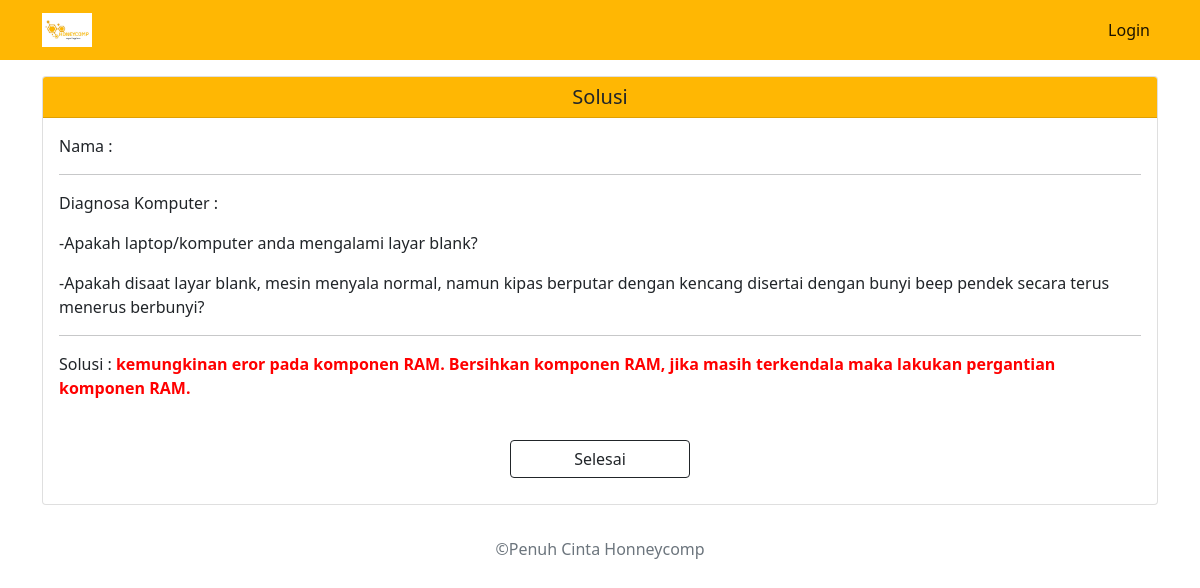
Screenshot of /solusi.php?kode=s-2a with the database file from the repository.
### tables this page shows
CREATE TABLE `tb_kesimpulan` (
  `kode_kesimpulan` int NOT NULL,
  `solusi` text NOT NULL,
  `fakta` text NOT NULL,
  `oleh` varchar(100) NOT NULL,
  `status` varchar(100) NOT NULL
);

CREATE TABLE `tb_solusi` (
  `kode_solusi` varchar(50) NOT NULL,
  `isi_solusi` text NOT NULL
);

### solusi.php (the view, shortened to what this page needs)
<!doctype html>
<html lang="en">
  <head>
    <link href="https://cdn.jsdelivr.net/npm/bootstrap@5.1.3/dist/css/bootstrap.min.css" rel="stylesheet">
  </head>
  <body>
    <nav class="navbar navbar-expand-lg navbar-light" style="background-color: #ffb703;">
        <div class="container">
            <a class="navbar-brand" href="#"><img src="gambar/icon.jpeg" alt="" width="50"></a>
            <div class="collapse navbar-collapse" id="navbarSupportedContent">
            <ul class="navbar-nav ms-auto">
                <li class="nav-item">
                <a class="nav-link active" aria-current="page" href="#">Login</a>
                </li>
            </div>
        </div>
    </nav>
  <div class="container">
  <main class="batas-atas">
        <div class="card mb-3 mt-3 ">
          <h5 class="card-header text-center" style="background-color: #ffb703;">Solusi</h5>
          <div class="card-body text-left ukuran-20">
            <form method="post" action="solusi.php" enctype="multipart/form-data" role="form">
                <?php
                include ('koneksi.php');
                echo "<p>Nama : ".$_SESSION['nama']."</p>";
                ?>
                <hr>
                <p>Diagnosa Komputer :</p>
                <?php
                 include "function.php";
                 solusi($kode);
                ?>
                <hr>
                <?php
                $sql = "SELECT * from tb_solusi WHERE kode_solusi='$kode'";
                $data = mysqli_query($connect,$sql);
                $row = mysqli_fetch_assoc($data);
                if ($row['kode_solusi']=="x-1" || $row['isi_solusi']=="x-2" || $row['isi_solusi']=="x-3" || $row['isi_solusi']=="x-4" || $row['isi_solusi']=="x-5") {
                  echo "<center><p><strong style='color:red'>SISTEM TIDAK MENEMUKAN JAWABAN !</strong></p></center><hr>";
                  ?>
                  <?php
             }
             else{
                 echo "<p>Solusi : <strong style='color:red'>".$row['isi_solusi']."</strong></p>";
             }
                ?>
            </form>
            <br>
            <div class="text-center">
                <a style="margin-bottom: 10px;" href="session_end.php" class="btn btn-outline-dark col-sm-2">Selesai</a>
            </div>
          </div>
        </div>
    </main>
        </div>
  <footer class="footer mt-auto py-3 text-center">
        <div class="container">
            <span class="text-muted">&copy;Penuh Cinta Honneycomp</span>
        </div>
    </footer>
  </body>
</html>

### function.php (shortened to what this page needs)
<?php
function kesimpulan($solusi){
    include 'koneksi.php';
    $sql = "SELECT * from tb_kesimpulan WHERE solusi='$solusi' AND status='setuju'";
    $data = mysqli_query($connect,$sql);
    while ($row = mysqli_fetch_assoc($data)) {
        echo '<p>-'.$row['fakta'].'</p>';
    }
}
function solusi($kode){
    if ($kode=='s-2a') {
        $solusi = "s-2a";
        $kode = kesimpulan($solusi);
    }
}
?>

### rows the page displays
tb_kesimpulan: fakta "Apakah laptop/komputer anda mengalami layar blank?"
tb_kesimpulan: fakta "Apakah disaat layar blank, mesin menyala normal, namun kipas berputar dengan kencang disertai dengan bunyi beep pendek secara terus menerus berbunyi?"
tb_solusi: isi_solusi "kemungkinan eror pada komponen RAM. Bersihkan komponen RAM, jika masih terkendala maka lakukan pergantian komponen RAM."
